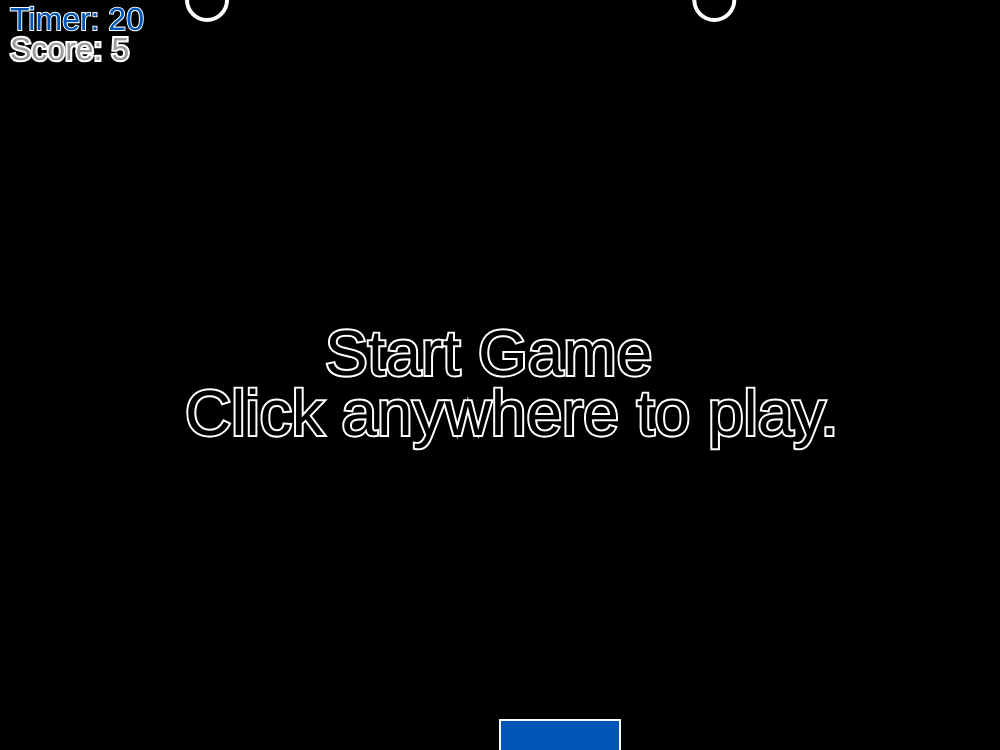
Frame 1 (no input)
Frame 60 (no input): identical to frame 1, image omitted
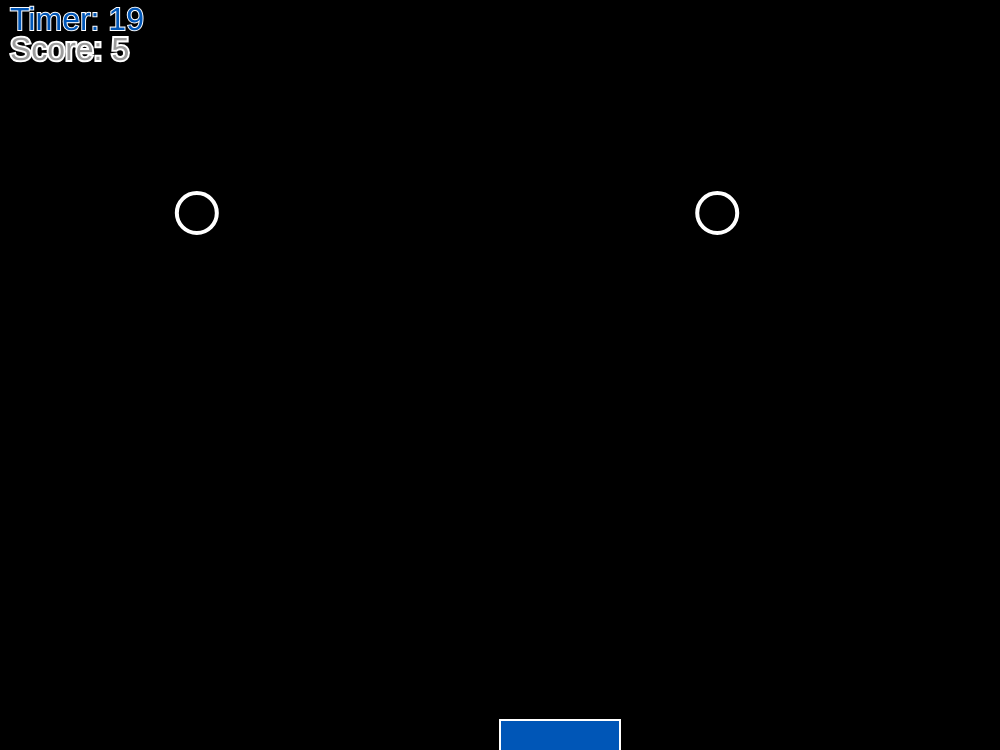
Frame 120 (the mouse pressed at the canvas centre since frame 60)

The p5.js sketch that drew these frames (run headless with seeded random() and noise() and a simulated clock; from frame 60 on, the mouse is pressed at the canvas centre):

// p5.js sketch
// ── sketch.js
//JS Bubble Game by Tim and Matt

let bubbles = [];
let clockcounter = 20;
let scoreCounter = 5;
let gameState = "title"
var x = 0;
let plat;
let gravity = 0.1;

setInterval(clockTick, 1000);


function setup() { // built-in P5.JS function -=- this runs once
	createCanvas(1000, 750);
for(let i = 0; i < 2; i++) {
	let x = random(width);
	let y = 0;
	let r = 20;
	let b = new Bubble(x, y, r);
	bubbles.push(b);
	}	
	plat = new Plat();
}

function clockTick () {
	if(clockcounter > 0 && gameState == "ingame")
		clockcounter--;
}

function draw() { // built-in P5.JS function -=-  automatic loop that repeats forever
	background(0); 
	if(gameState=="title"){
		titleScreen();
	}else if(gameState=="lose"){
		loseScreen();
	}else if(gameState=="win"){
		winScreen();
	}
	winOrLose();

	plat.show();
	plat.move();
	plat.checkSide();
	
	textSize(32);
	text("Timer: " + clockcounter, 10, 30);
	for(let i = 0; i < bubbles.length; i++){
		if(bubbles[i].contains(mouseX, mouseY)){
			bubbles[i].changeColor(255);
		} else {
			bubbles[i].changeColor(0);
		}
		bubbles[i].move();
		bubbles[i].show();
	}
	textSize(32);
	text("Score: " + scoreCounter, 10, 60)
}

function titleScreen() {
	stroke("white")
	strokeWeight(4);
	fill("black");
	textSize(64);
	text("Start Game", 325, 375)
	text("Click anywhere to play.", 185, 435)
}

class Bubble {
	constructor(_x, _y, _r){
		this.x = _x;
		this.y = _y;
		this.r = _r;
		this.brightness = 0;
		this.yspeed = 0.5;
	}
	
	changeColor(bright){
		this.brightness = bright;
	}
	
	contains(px, py) {
		let d = dist(px, py, this.x, this.y);
		if(d < this.r) {
			return true;
		} else {
			return false;
		}
	}
	
	move(){
		
		if(gameState == "ingame")
		{
			/* this.x = this.x + (0); */
			/* this.y = this.y + (10); */
			if(this.x > width) {
				this.x = 0;
			}
			else if(this.x < 0) {
				this.x = width;
			}
			if(this.y > height) {
				this.y = 0;
				this.yspeed = 0;
				this.x = random(0,750);
				scoreCounter--;
			}
			else if(this.y < 0) {
				this.y = height;
			}

			this.x = this.x + random(-5,5);
			this.yspeed += gravity;
			this.y += this.yspeed;
		}
		
	}
	show(){
		stroke(255);
		strokeWeight(4);
		fill(this.brightness, 100);
		ellipse(this.x, this.y, this.r*2, this.r*2);
	}
}

class Plat {
	constructor() {
		this.x = width/2;
		this.y = 720;
		this.width = 120;
		this.height = 120;
		this.yspeed = 0.5;
	}
	show() {
		stroke(255);
		strokeWeight(2);
		fill(0,86,183);
		rect(this.x,this.y,this.width,this.height);
	}
	touchingBubble() {
		for(var i = bubbles.length-1; i >= 0; i--) {
			if(this.contains(bubbles[i].x, bubbles[i].y)) {
				console.log("Touching");
				scoreCounter += 2;
				bubbles.splice(i,1);
				return true;
			}
		}
		return false;
	}
	move() {
		if(gameState == "ingame")
		{
			this.touchingBubble();
			if(keyIsDown(LEFT_ARROW)) {
				this.x-=8;
			}
			if(keyIsDown(RIGHT_ARROW)) {
				this.x+=8;
			}
		}
		
	}
	contains(givenX, givenY) {
		if(givenX >= this.x && givenX <= this.x + this.width) {
			if(givenY >= this.y && givenY <= this.y + this.height) {
				return true;
			}
		}
		return false;
	}
	checkSide() {
		if(plat.x > width) {
			plat.x = 0;
		}
		if(plat.x < 0) {
			plat.x = 1000;
		}
	}
}

function mousePressed(){
	gameState="ingame";
}

function winOrLose(){
	if(clockcounter == 0 && scoreCounter > 0){
		gameState ="win";
	}
	else if(scoreCounter <= 0){
		gameState="lose";
	}
}

function winScreen() {
	stroke("white")
	strokeWeight(4);
	fill("black");
	textSize(64);
	text("You Win!", 325, 375)
}

function loseScreen() {
	stroke("white")
	strokeWeight(4);
	fill("black");
	textSize(64);
	text("You Lose. :(", 325, 375)
}
